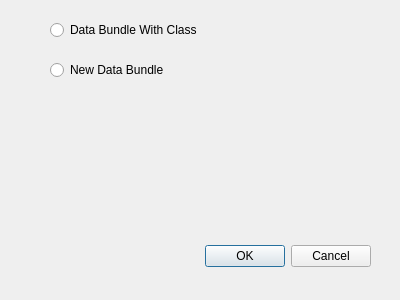
<?xml version="1.0" encoding="UTF-8"?>
<ui version="4.0">
 <class>FlyEmDataExportDialog</class>
 <widget class="QDialog" name="FlyEmDataExportDialog">
  <property name="geometry">
   <rect>
    <x>0</x>
    <y>0</y>
    <width>400</width>
    <height>300</height>
   </rect>
  </property>
  <property name="windowTitle">
   <string>Dialog</string>
  </property>
  <widget class="QDialogButtonBox" name="buttonBox">
   <property name="geometry">
    <rect>
     <x>30</x>
     <y>240</y>
     <width>341</width>
     <height>32</height>
    </rect>
   </property>
   <property name="orientation">
    <enum>Qt::Horizontal</enum>
   </property>
   <property name="standardButtons">
    <set>QDialogButtonBox::Cancel|QDialogButtonBox::Ok</set>
   </property>
  </widget>
  <widget class="QRadioButton" name="radioButton">
   <property name="geometry">
    <rect>
     <x>50</x>
     <y>20</y>
     <width>181</width>
     <height>20</height>
    </rect>
   </property>
   <property name="text">
    <string>Data Bundle With Class</string>
   </property>
  </widget>
  <widget class="QRadioButton" name="radioButton_2">
   <property name="geometry">
    <rect>
     <x>50</x>
     <y>60</y>
     <width>181</width>
     <height>20</height>
    </rect>
   </property>
   <property name="text">
    <string>New Data Bundle</string>
   </property>
  </widget>
 </widget>
 <resources/>
 <connections>
  <connection>
   <sender>buttonBox</sender>
   <signal>accepted()</signal>
   <receiver>FlyEmDataExportDialog</receiver>
   <slot>accept()</slot>
   <hints>
    <hint type="sourcelabel">
     <x>248</x>
     <y>254</y>
    </hint>
    <hint type="destinationlabel">
     <x>157</x>
     <y>274</y>
    </hint>
   </hints>
  </connection>
  <connection>
   <sender>buttonBox</sender>
   <signal>rejected()</signal>
   <receiver>FlyEmDataExportDialog</receiver>
   <slot>reject()</slot>
   <hints>
    <hint type="sourcelabel">
     <x>316</x>
     <y>260</y>
    </hint>
    <hint type="destinationlabel">
     <x>286</x>
     <y>274</y>
    </hint>
   </hints>
  </connection>
 </connections>
</ui>
